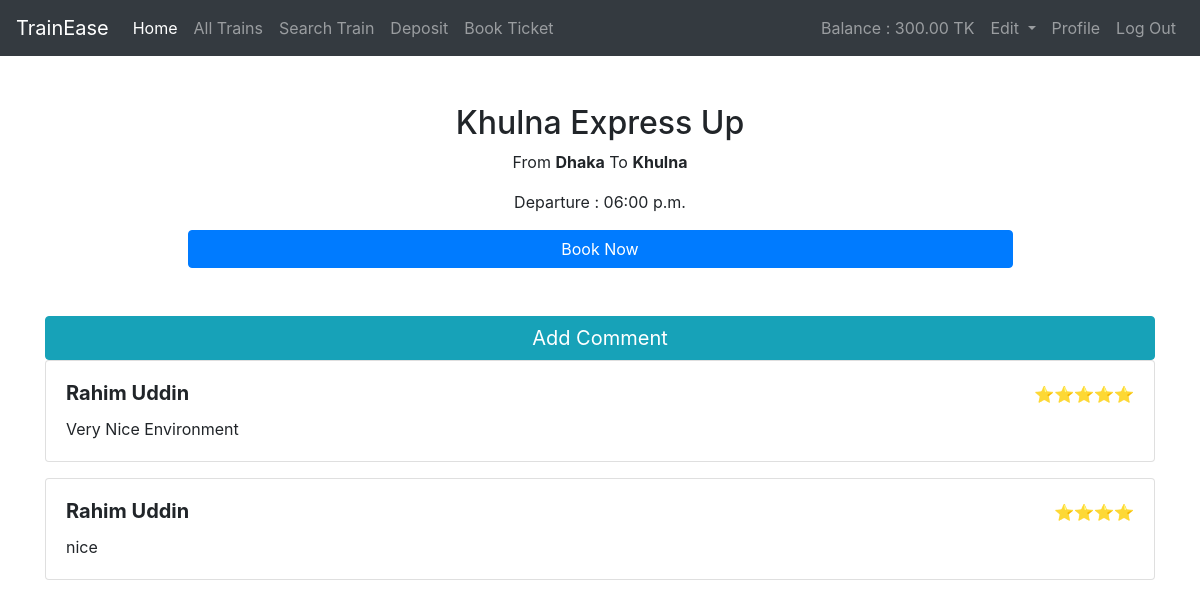
Screenshot of /train/details/1/ (signed in) with the database file from the repository.
### user/models.py (models this page shows, shortened)
class Passenger(models.Model):
    user = models.OneToOneField(User, related_name='passenger', on_delete=models.CASCADE)
    balance = models.DecimalField(default=0, max_digits=12, decimal_places=2)
    nid = models.CharField(unique = True ,max_length=20)
    phone = models.CharField(max_length=20)
    admin_status = models.BooleanField(default=False,blank=True,null=True)

### train/models.py (models this page shows, shortened)
class Train(models.Model):
    name = models.CharField(max_length=100)
    from_station = models.ForeignKey(Station, blank=True, null=True, on_delete=models.CASCADE,related_name='from_station')
    to_station = models.ForeignKey(Station, blank=True, null=True, on_delete=models.CASCADE,related_name='to_station')
    departure = models.TimeField()
    ticket_price = models.DecimalField(max_digits=10, decimal_places=2 , blank=True, null=True)

class Station(models.Model):
    name = models.CharField(max_length=100)
    slug = models.SlugField(unique=True, blank=True, null=True)
    def __str__(self):
        return self.name

class Review(models.Model):
    user = models.ForeignKey(User, on_delete=models.CASCADE)
    train = models.ForeignKey(Train, on_delete=models.CASCADE)
    rating = models.CharField(max_length=5, choices=STAR_CHOICES)
    comment = models.TextField()

### train/views.py (the view)
# urls.py: path('details/<int:id>/', details, name='train_details'),
def details(request,id):
    train = Train.objects.get(pk=id)
    review = Review.objects.filter(train = train)
    try:
        btn = Booking.objects.filter(train = train,user = request.user).exists()
    except:
        btn = False
    return render(request,'details.html',{'train' : train,'comments': review,'btn' : btn})

### train/templates/details.html
{% extends "base.html" %} {% block title %}Book Details View{% endblock title %}
{% block content %}
<div class="container">
  <div class="row my-5">
    <div class="col-lg-9 col-sm-12 mx-auto">
      <h2 class="text-center">{{train.name}}</h2>
      <p class="text-center">
        From
        <b>{{ train.from_station }}</b>
        To
        <b>{{ train.to_station }}</b>
      </p>
      <p class="text-center">
        Departure : {{ train.departure | time:"h:i a" }}
      </p>
      {% if request.user.is_authenticated %}
      <a href="{% url 'booking'%}" class="btn btn-primary w-100">Book Now</a>
      {% endif %}
    </div>
  </div>
  {% if btn and request.user.is_authenticated %}
  <a class="btn btn-info w-100 fs-5" href="{% url 'comment' train.id %}">
    Add Comment
  </a>
  {% endif %}
</div>
<div class="container">
  {% for comment in comments %}
  <div class="card mb-3">
    <div class="card-body">
      <h5 class="card-title">
        <strong>
          {{ comment.user.first_name }} {{ comment.user.last_name }}
        </strong>
        <span class="text-muted float-end">
          <small>{{ comment.rating }}</small>
        </span>
      </h5>
      <p class="card-text">{{ comment.comment }}</p>
    </div>
  </div>
  {% endfor %}
</div>
{% endblock %}

### templates/base.html (shortened to what this page needs)
<!DOCTYPE html>
<html lang="en">
  <head>
    <link
      href="https://cdn.jsdelivr.net/npm/bootstrap@5.0.2/dist/css/bootstrap.min.css"
      rel="stylesheet"
    />
    <link
      rel="stylesheet"
      href="https://cdn.jsdelivr.net/npm/bootstrap@4.0.0/dist/css/bootstrap.min.css"
    />
  </head>
  <body>
    <nav class="navbar navbar-expand-lg navbar-dark bg-dark">
      <a class="navbar-brand" href="#">TrainEase</a>
      <div class="collapse navbar-collapse" id="navbarSupportedContent">
        <ul class="navbar-nav mr-auto">
          <li class="nav-item active">
            <a class="nav-link" href="{% url 'home' %}">Home</a>
          </li>
          <li class="nav-item">
            <a class="nav-link" href="{% url 'train_list' %}">All Trains</a>
          </li>
          <li class="nav-item">
            <a class="nav-link" href="{% url 'search' %}">Search Train</a>
          </li>
          {% if request.user.is_authenticated %}
          <li class="nav-item">
            <a class="nav-link" href="{% url 'deposit' %}">Deposit</a>
          </li>
          <li class="nav-item">
            <a class="nav-link" href="{% url 'booking' %}">Book Ticket</a>
          </li>
          {% endif %}
        </ul>
        <ul class="navbar-nav ms-auto mb-2 mb-lg-0">
          {% if request.user.is_authenticated %}
          <li class="nav-item">
            <a class="nav-link" href="{% url 'deposit' %}" disabled>
              Balance : {{request.user.passenger.balance}} TK
            </a>
          </li>
          <li class="nav-item dropdown">
            <a
              class="nav-link dropdown-toggle"
              href="#"
              id="navbarDropdown"
              role="button"
              data-toggle="dropdown"
              aria-haspopup="true"
              aria-expanded="false"
            >
              Edit
            </a>
          </li>
          <li class="nav-item">
            <a class="nav-link" href="{% url 'profile' %}">Profile</a>
          </li>
          <li class="nav-item">
            <a class="nav-link" href="{% url 'logout' %}">Log Out</a>
          </li>
          {% endif %}
        </ul>
      </div>
    </nav>
     {% block content %}{% endblock content %}
  </body>
</html>

### rows the page displays
Train: name "Khulna Express Up", from_station "Dhaka", to_station "Khulna", departure "06:00 p.m."
Review: user.first_name "Rahim", user.last_name "Uddin", rating "⭐⭐⭐⭐⭐", comment "Very Nice Environment"
Review: user.first_name "Rahim", user.last_name "Uddin", rating "⭐⭐⭐⭐", comment "nice"

### other values shown
{{ request.user.passenger.balance }} "300.00"
